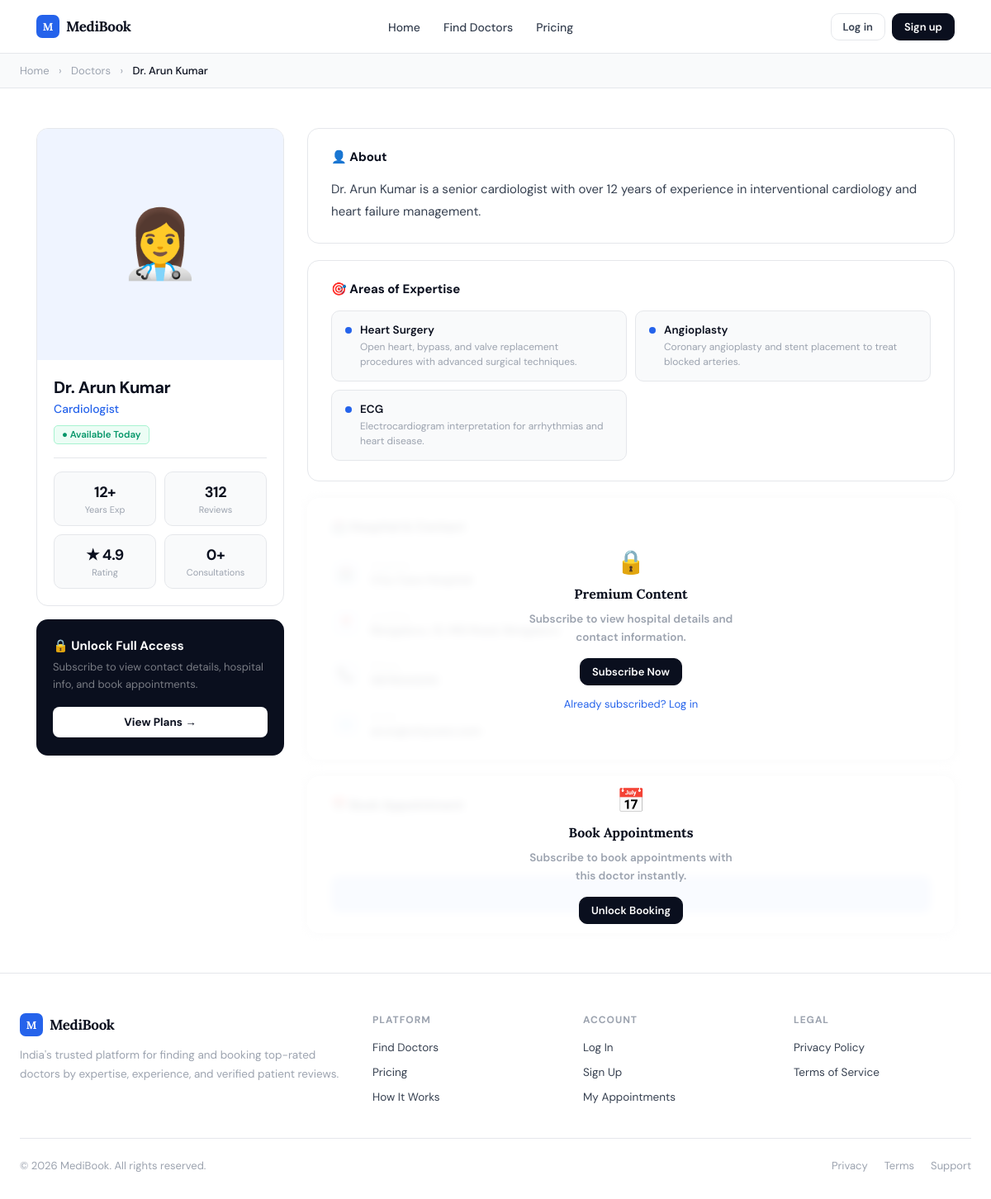
The app's page /doctor-profile.php?id=1 with its own data.
### tables this page shows
CREATE TABLE doctors (
    id              INT AUTO_INCREMENT PRIMARY KEY,
    name            VARCHAR(100)        NOT NULL,
    speciality      VARCHAR(100)        NOT NULL,
    experience      INT                 NOT NULL,
    rating          DECIMAL(2,1)        DEFAULT 0.0,
    review_count    INT                 DEFAULT 0,
    expertise       TEXT                DEFAULT NULL,
    about           TEXT                DEFAULT NULL,
    hospital_id     INT                 DEFAULT NULL,
    phone           VARCHAR(15)         DEFAULT NULL,
    email           VARCHAR(150)        DEFAULT NULL,
    available       TINYINT(1)          DEFAULT 1,
    created_at      DATETIME            DEFAULT CURRENT_TIMESTAMP,
    FOREIGN KEY (hospital_id) REFERENCES hospitals(id) ON DELETE SET NULL
);

### doctor-profile.php (the view, shortened to what this page needs)
<?php
include 'config/db.php';
$doctor_id = (int) $_GET['id'];
$result = mysqli_query($conn, "
    SELECT d.*, h.name AS hospital_name, h.city, h.address
    FROM doctors d
    LEFT JOIN hospitals h ON d.hospital_id = h.id
    WHERE d.id = $doctor_id
");
$doc = mysqli_fetch_assoc($result);
$logged_in     = isset($_SESSION['user_id']);
$is_subscribed = $logged_in && $_SESSION['is_subscribed'] == 1;
$expertise_tags = array_map('trim', explode(',', $doc['expertise'] ?? ''));
$avatars        = ['👨‍⚕️','👩‍⚕️','🧑‍⚕️','👨‍⚕️','👩‍⚕️'];
$avatar         = $avatars[$doc['id'] % count($avatars)];
$today          = date('Y-m-d');
?>
<!DOCTYPE html>
<html lang="en">
<head>
    <link rel="stylesheet" href="/medibook/assets/css/style.css">
</head>
<body>
<?php include 'includes/navbar.php'; ?>
<main>
<div style="background:var(--bg);border-bottom:1px solid var(--border);padding:12px 24px;">
    <div style="max-width:1160px;margin:auto;font-size:13px;color:var(--muted);">
        <a href="/medibook/index.php" style="color:var(--muted);">Home</a>
        <span style="margin:0 8px;">›</span>
        <a href="/medibook/doctors.php" style="color:var(--muted);">Doctors</a>
        <span style="margin:0 8px;">›</span>
        <span style="color:var(--navy);font-weight:500;"><?= htmlspecialchars($doc['name']) ?></span>
    </div>
</div>
<div class="profile-layout">
    <div class="profile-left">
        <div class="profile-card-main">
            <?php if (!empty($doc['image'])): ?>
            <img class="profile-img"
                 src="/medibook/assets/images/<?= htmlspecialchars($doc['image']) ?>"
                 alt="<?= htmlspecialchars($doc['name']) ?>">
            <?php else: ?>
            <div class="profile-img-placeholder"><?= $avatar ?></div>
            <?php endif; ?>
            <div class="profile-info">
                <div class="profile-name"><?= htmlspecialchars($doc['name']) ?></div>
                <div class="profile-spec"><?= htmlspecialchars($doc['speciality']) ?></div>
                <?php if ($doc['available']): ?>
                <div style="margin-top:10px;"><span class="badge badge-green">● Available Today</span></div>
                <?php else: ?>
                <div style="margin-top:10px;"><span class="badge badge-muted">Unavailable</span></div>
                <?php endif; ?>
                <div class="profile-stats">
                    <div class="pstat">
                        <div class="pstat-num"><?= $doc['experience'] ?>+</div>
                        <div class="pstat-lbl">Years Exp</div>
                    </div>
                    <div class="pstat">
                        <div class="pstat-num"><?= number_format($doc['review_count']) ?></div>
                        <div class="pstat-lbl">Reviews</div>
                    </div>
                    <div class="pstat">
                        <div class="pstat-num">★ <?= $doc['rating'] ?></div>
                        <div class="pstat-lbl">Rating</div>
                    </div>
                    <div class="pstat">
                        <div class="pstat-num"><?= number_format($doc['consultations'] ?? 0) ?>+</div>
                        <div class="pstat-lbl">Consultations</div>
                    </div>
                </div>
            </div>
        </div>
        <?php if (!$is_subscribed): ?>
        <div class="upgrade-card">
            <div class="upgrade-card-title">🔒 Unlock Full Access</div>
            <div class="upgrade-card-desc">Subscribe to view contact details, hospital info, and book appointments.</div>
            <a href="/medibook/subscribe.php" style="display:block;text-align:center;background:white;color:var(--navy);border:none;padding:10px;border-radius:8px;font-size:13.5px;font-weight:700;font-family:var(--font);text-decoration:none;">
                View Plans →
            </a>
        </div>
        <?php endif; ?>
    </div>
    <div class="profile-right">
        <div class="pcard">
            <div class="pcard-title">👤 About</div>
            <p class="about-text"><?= htmlspecialchars($doc['about'] ?? 'No information available.') ?></p>
        </div>
        <div class="pcard">
            <div class="pcard-title">🎯 Areas of Expertise</div>
            <div class="expertise-grid">
                <?php
                foreach ($expertise_tags as $tag):
                    $desc = $exp_descriptions[$tag] ?? 'Specialised treatment and diagnosis in this area.';
                ?>
                <div class="exp-item">
                    <div class="exp-dot"></div>
                    <div>
                        <div class="exp-name"><?= htmlspecialchars($tag) ?></div>
                        <div class="exp-desc"><?= htmlspecialchars($desc) ?></div>
                    </div>
                </div>
                <?php endforeach; ?>
            </div>
        </div>
        <div class="locked-wrap">
            <div class="pcard <?= !$is_subscribed ? 'locked-blur' : '' ?>">
                <div class="pcard-title">🏥 Hospital & Contact</div>
                <div class="contact-row">
                    <div class="contact-icon">🏥</div>
                    <div>
                        <div class="contact-label">Hospital</div>
                        <div class="contact-value"><?= htmlspecialchars($doc['hospital_name'] ?? '—') ?></div>
                    </div>
                </div>
                <div class="contact-row">
                    <div class="contact-icon">📍</div>
                    <div>
                        <div class="contact-label">Location</div>
                        <div class="contact-value"><?= htmlspecialchars(($doc['city'] ?? '') . ($doc['address'] ? ', ' . $doc['address'] : '')) ?></div>
                    </div>
                </div>
                <div class="contact-row">
                    <div class="contact-icon">📞</div>
                    <div>
                        <div class="contact-label">Phone</div>
                        <div class="contact-value"><?= htmlspecialchars($doc['phone'] ?? '—') ?></div>
                    </div>
                </div>
                <div class="contact-row">
                    <div class="contact-icon">📧</div>
                    <div>
                        <div class="contact-label">Email</div>
                        <div class="contact-value"><?= htmlspecialchars($doc['email'] ?? '—') ?></div>
                    </div>
                </div>
            </div>
            <?php if (!$is_subscribed): ?>
            <div class="locked-overlay">
                <div style="font-size:28px;">🔒</div>
                <h3>Premium Content</h3>
                <p>Subscribe to view hospital details and contact information.</p>
                <a href="/medibook/subscribe.php" class="btn btn-primary btn-sm" style="margin-top:4px;">Subscribe Now</a>
                <?php if (!$logged_in): ?>
                <a href="/medibook/login.php" style="font-size:13px;color:var(--blue);margin-top:4px;">Already subscribed? Log in</a>
                <?php endif; ?>
            </div>
            <?php endif; ?>
        </div>
        <div class="locked-wrap">
            <div class="pcard <?= !$is_subscribed ? 'locked-blur' : '' ?>">
                <div class="pcard-title">📅 Book Appointment</div>
                <?php if ($is_subscribed): ?>
                <form method="POST">
                    <div class="booking-grid">
                        <div class="form-group" style="margin:0;">
                            <label class="form-label">Select Date</label>
                            <input type="date" name="date" class="form-input" min="<?= $today ?>" required>
                        </div>
                        <div class="form-group" style="margin:0;">
                            <label class="form-label">Select Time</label>
                            <input type="time" name="time" id="time-input" class="form-input" required>
                        </div>
                    </div>
                    <div class="form-label" style="margin-bottom:8px;">Quick Select</div>
                    <div class="time-slots">
                        <button type="button" class="time-slot" onclick="setTime('09:00')">9:00 AM</button>
                        <button type="button" class="time-slot" onclick="setTime('10:00')">10:00 AM</button>
                        <button type="button" class="time-slot" onclick="setTime('11:00')">11:00 AM</button>
                        <button type="button" class="time-slot" onclick="setTime('12:00')">12:00 PM</button>
                        <button type="button" class="time-slot" onclick="setTime('14:00')">2:00 PM</button>
                        <button type="button" class="time-slot" onclick="setTime('15:00')">3:00 PM</button>
                        <button type="button" class="time-slot" onclick="setTime('16:00')">4:00 PM</button>
                        <button type="button" class="time-slot" onclick="setTime('17:00')">5:00 PM</button>
                    </div>
                    <button type="submit" name="book" class="btn btn-blue btn-full" style="margin-top:20px;">
                        Confirm Appointment
                    </button>
                </form>
                <?php else: ?>
                <div style="display:grid;grid-template-columns:1fr 1fr;gap:14px;margin-bottom:16px;">
                </div>
                <?php endif; ?>
            </div>
            <?php if (!$is_subscribed): ?>
            <div class="locked-overlay">
                <div style="font-size:28px;">📅</div>
                <h3>Book Appointments</h3>
                <p>Subscribe to book appointments with this doctor instantly.</p>
                <a href="/medibook/subscribe.php" class="btn btn-primary btn-sm" style="margin-top:4px;">Unlock Booking</a>
            </div>
            <?php endif; ?>
        </div>
    </div>
</div>
</main>
<?php include 'includes/footer.php'; ?>
</body>
</html>

### assets/css/style.css (style rules this page uses)
*, *::before, *::after { margin: 0; padding: 0; box-sizing: border-box; }
:root { --blue: #2563EB; --blue-hover:#1D4ED8; --blue-bg: #EFF4FF; --blue-bd: #BFDBFE; --navy: #0A0F1E; --body: #374151; --muted: #9CA3AF; --border: #E5E7EB; --bg: #F9FAFB; --white: #FFFFFF; --green: #059669; --green-bg: #ECFDF5; --green-bd: #A7F3D0; --red: #DC2626; --red-bg: #FEF2F2; --font: 'DM Sans', system-ui, sans-serif; --font-heading: 'Lora', Georgia, serif; --radius: 10px; --radius-lg: 14px; }
html { scroll-behavior: smooth; }
body { font-family: var(--font); background: var(--white); color: var(--navy); -webkit-font-smoothing: antialiased; -moz-osx-font-smoothing: grayscale; text-rendering: optimizeLegibility; font-feature-settings: "kern" 1, "liga" 1; overflow-x: hidden; min-height: 100vh; display: flex; flex-direction: column; }
main { flex: 1; }
h1, h2, h3, h4 { font-family: var(--font-heading); }
a { text-decoration: none; color: inherit; }
.btn { display: inline-flex; align-items: center; justify-content: center; gap: 7px; font-size: 13.5px; font-weight: 600; font-family: var(--font); border-radius: var(--radius); padding: 9px 18px; cursor: pointer; transition: opacity 0.15s, border-color 0.15s, color 0.15s, transform 0.15s; white-space: nowrap; border: 1px solid transparent; }
.btn-sm { padding: 7px 14px; font-size: 13px; }
.btn-primary { background: var(--navy); color: white; border-color: var(--navy); }
.badge { display: inline-flex; align-items: center; gap: 4px; font-size: 11.5px; font-weight: 600; padding: 3px 9px; border-radius: 5px; }
.badge-green { color: var(--green); background: var(--green-bg); border: 1px solid var(--green-bd); }
.locked-wrap { position: relative; }
.locked-blur { filter: blur(5px); pointer-events: none; user-select: none; }
.locked-overlay { position: absolute; inset: 0; background: rgba(255,255,255,0.88); backdrop-filter: blur(2px); display: flex; flex-direction: column; align-items: center; justify-content: center; border-radius: var(--radius-lg); text-align: center; padding: 24px; gap: 10px; }
.locked-overlay p { font-size: 14px; font-weight: 600; color: var(--navy); }

### records on screen
doctors: name "Dr. Arun Kumar", id "👩‍⚕️", speciality "Cardiologist", experience "12", review_count "312", rating "4.9", about "Dr. Arun Kumar is a senior cardiologist with over 12 years of experience in interventional cardiology and heart failure management.", expertise "Heart Surgery", expertise "Open heart, bypass, and valve replacement procedures with advanced surgical techniques.", expertise "Angioplasty", expertise "Coronary angioplasty and stent placement to treat blocked arteries.", expertise "ECG", expertise "Electrocardiogram interpretation for arrhythmias and heart disease."

### other values on screen
$doc['consultations'] "0"
